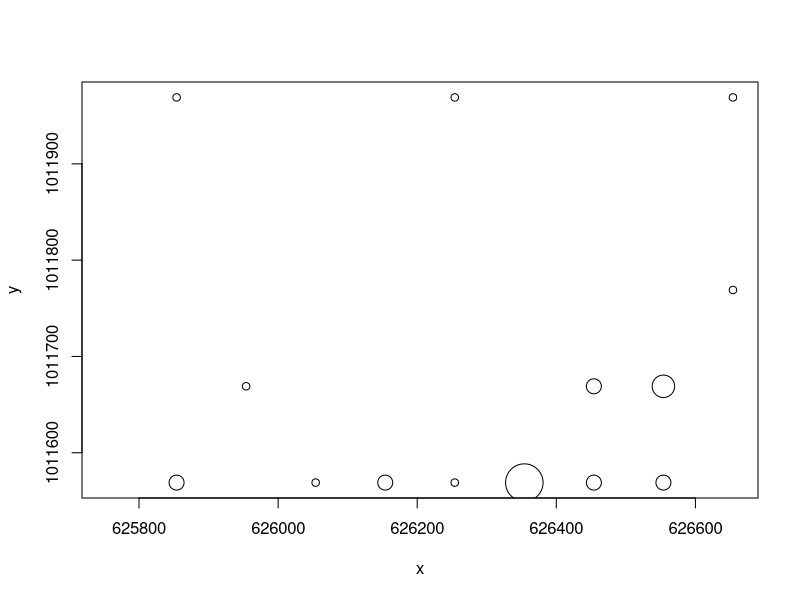
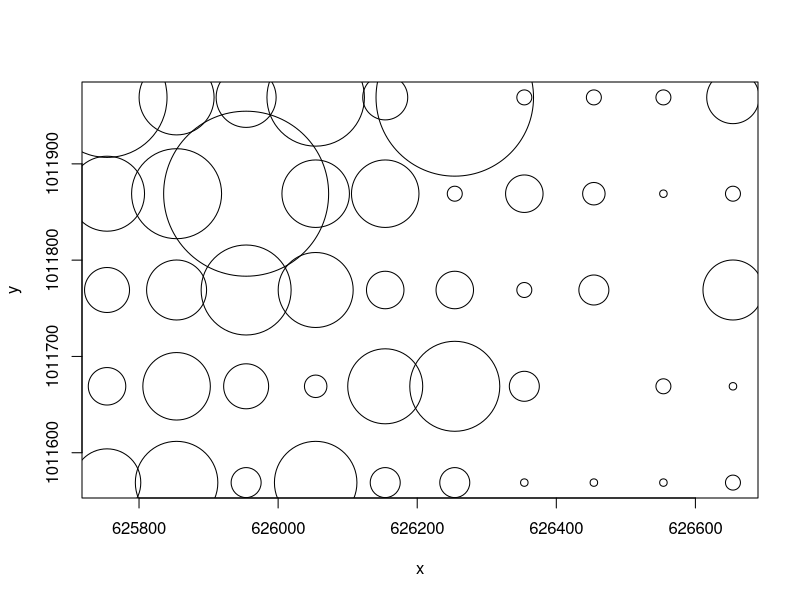

The R source for these figures, in order: (Note: this script raises an error after producing the figures.)
## ---- chunk 1
library(nlme)
library(vegan)
data(BCI)
## UTM Coordinates (in metres)
BCI_xy = data.frame(x = rep(seq(625754, 626654, by=100), each=5), 
                    y = rep(seq(1011569,  1011969, by=100), len=50))

#Virola.multiflora is rare species. Tabernaemontana.arborea is common species.
virMult = BCI$Virola.multiflora
tabArb = BCI$Tabernaemontana.arborea
virPlot = plot(BCI_xy, cex = virMult)
tabPlot = plot(BCI_xy, cex = tabArb)
## ---- chunk 2
sp_ids = c("Drypetes.standleyi","Cordia.lasiocalyx", "Hirtella.triandra",
           "Picramnia.latifolia", "Quassia.amara",
           "Tabernaemontana.arborea", "Trattinnickia.aspera", 
           "Xylopia.macrantha")
BCI_dat = data.frame(BCI[,sp_ids],BCI_xy)

xy_dist = dist(BCI_xy)
max_dist = max(xy_dist)/2


sp_lm1 = gls(Drypetes.standleyi~Cordia.lasiocalyx, data = BCI_dat)
par(mfrow=c(1,1))
plot(Variogram(sp_lm1, form= ~ x + y, maxDist = max_dist))

sp_lm2 = gls(Drypetes.standleyi~Cordia.lasiocalyx+Hirtella.triandra+Picramnia.latifolia+Quassia.amara+Tabernaemontana.arborea+Trattinnickia.aspera+Xylopia.macrantha, data = BCI_dat)
par(mfrow=c(1,1))
plot(Variogram(sp_lm2, form= ~ x + y, maxDist = max_dist))
## ---- chunk 3
sp_exp1 = update(sp_lm1, corr=corExp(form=~x + y))
plot(Variogram(sp_exp1, maxDist = max_dist))

sp_exp2 = update(sp_lm2, corr=corExp(form=~x + y))
plot(Variogram(sp_exp2, maxDist = max_dist))

sp_expNug1 = update(sp_lm1, corr=corExp(form=~x + y, nugget = T),control=glsControl(opt='optim',  msVerbose=T))
plot(Variogram(sp_expNug1, maxDist = max_dist))

sp_expNug2 = update(sp_lm2, corr=corExp(form=~x + y, nugget = T),control=glsControl(opt='optim',  msVerbose=T))
plot(Variogram(sp_expNug2, maxDist = max_dist))
## ---- chunk 4
anova(sp_lm1,sp_exp1,sp_expNug1)
anova(sp_lm2,sp_exp2,sp_expNug2)
